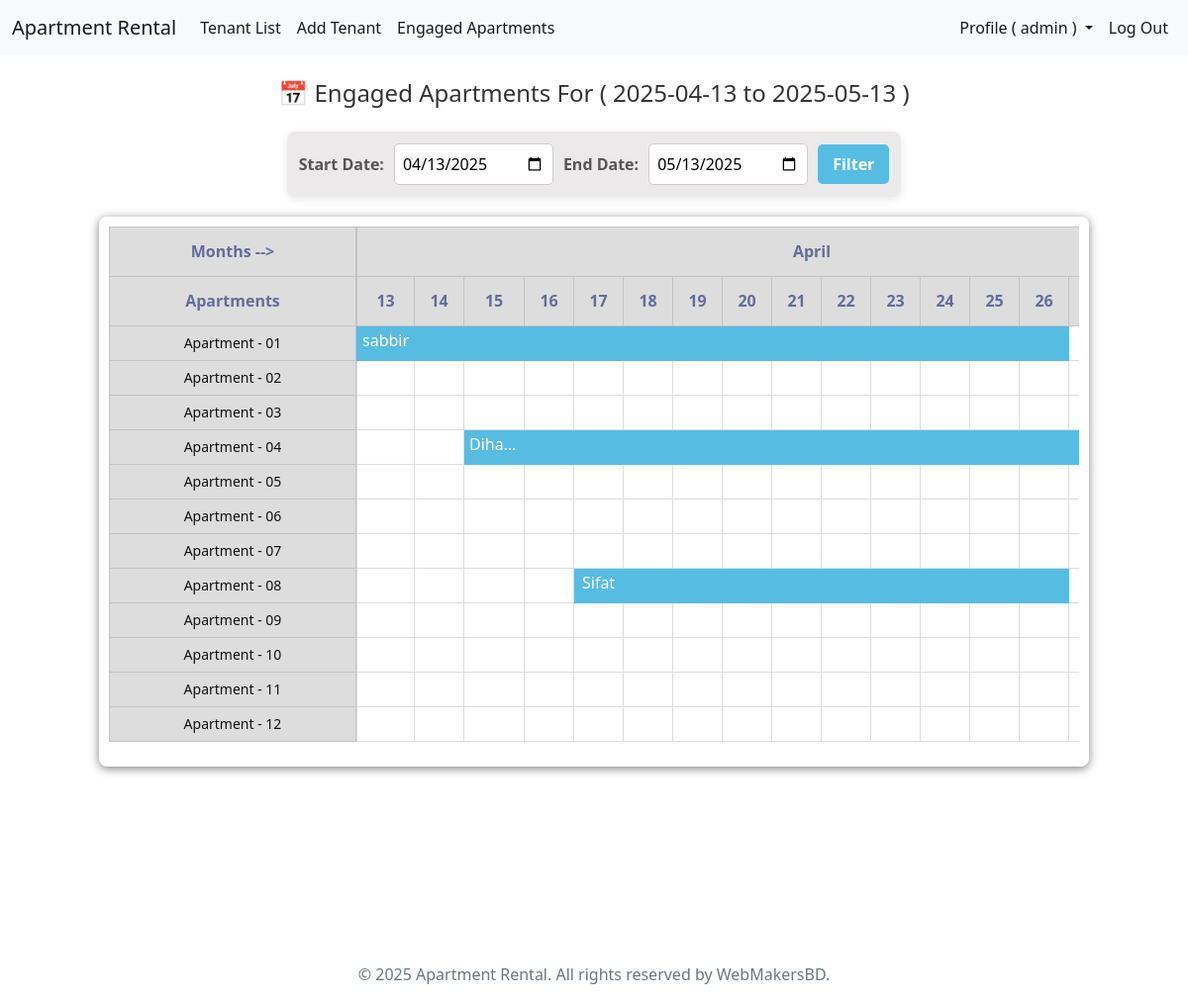
Screenshot of /calendar/engaged-apartments/ (signed in) with the database file from the repository.
### tenants/models.py (models this page shows, shortened)
class Apartment(models.Model):
    number = models.PositiveIntegerField(unique=True)
    is_booked = models.BooleanField(default=False)

class Tenant(models.Model):
    choices = [
        ('will_arrive', 'Will Arrive'),
        ('living', 'Living'),
        ('moved_out', 'Moved Out'),
    ]
    name = models.CharField(max_length=50)
    contact = models.CharField(max_length=15)
    apartment = models.ForeignKey(Apartment, on_delete=models.CASCADE)
    move_in_date = models.DateTimeField()
    move_out_date = models.DateTimeField(null=True, blank=True)
    remarks = models.TextField(blank=True, null=True, help_text="Additional details about the tenant.")
    status = models.CharField(max_length=15, choices=choices,)

### calendar_app/views.py (the view)
# urls.py: path('engaged-apartments/', views.engaged_apartments, name='engaged_apartments'),  # New view
def engaged_apartments(request):
    user = request.user
    if not (user.is_authenticated and user.is_superuser):
        messages.error(request, 'You have to log in as an Admin to access this page.')
        return redirect('login')
    start_date = request.GET.get('start_date', now().date())
    end_date = request.GET.get('end_date', now().date() + timedelta(days=30))
    start_date = datetime.strptime(str(start_date), "%Y-%m-%d").date()
    end_date = datetime.strptime(str(end_date), "%Y-%m-%d").date()
    date_range = [start_date + timedelta(days=i) for i in range((end_date - start_date).days + 1)]
    months_data = []
    current_month = date_range[0].month
    month_name = calendar.month_name[current_month]
    colspan = 0
    for day in date_range:
        if day.month == current_month:
            colspan += 1
        else:
            months_data.append({"month": month_name, "colspan": colspan})
            current_month = day.month
            month_name = calendar.month_name[current_month]
            colspan = 1
    if colspan > 0:
        months_data.append({"month": month_name, "colspan": colspan})
    engaged_apartments = Apartment.objects.prefetch_related('tenant_set').order_by('number')
    apartment_data = []
    for apartment in engaged_apartments:
        tenants = apartment.tenant_set.all().order_by("move_in_date")
        date_map = {day: {"day": "", "first_time": ""} for day in date_range}
        for tenant in tenants:
            move_in = tenant.move_in_date.date()
            move_out = tenant.move_out_date.date() if tenant.move_out_date else end_date
            first_time_triggered = False
            for i in range((move_out - move_in).days + 1):
                day = move_in + timedelta(days=i)
                if start_date <= day <= end_date:
                    date_map[day]["day"] = tenant.name
                    if not first_time_triggered:
                        date_map[day]["first_time"] = tenant.name
                        first_time_triggered = True
        apartment_data.append({
            "apartment": apartment,
            "date_list": list(date_map.values())
        })
    context = {
        "apartment_data": apartment_data,
        "start_date": start_date.strftime("%Y-%m-%d"),
        "end_date": end_date.strftime("%Y-%m-%d"),
        "date_range": date_range,
        "months_data": months_data,  # Pass months data to the template
    }
    return render(request, "calendar_app/engaged_apartments.html", context)

### templates/calendar_app/engaged_apartments.html (shortened to what this page needs)
{% extends 'base.html' %}
{% load static %}
{% block extra_head %}
<link rel="stylesheet" href="{% static 'css/calendar_app/engaged_apartments.css' %}">
{% endblock %}
{% block content %}
<h2 class="text-center m-4">📅 Engaged Apartments For ( {{ start_date }} to {{ end_date }} )</h2>
<div class="filter-form">
    <form method="GET">
        <label for="start_date">Start Date:</label>
        <input type="date" id="start_date" name="start_date" value="{{ start_date }}">
        <label for="end_date">End Date:</label>
        <input type="date" id="end_date" name="end_date" value="{{ end_date }}">
        <button type="submit">Filter</button>
    </form>
</div>
<div class="table-container col-10 me-auto ms-auto">
    <div class="left-table">
        <table>
            <thead>
                <tr>
                    <th class="months-header">Months --> </th>
                </tr>
                <tr>
                    <th class="apartment-header">Apartments</th>
                </tr>
            </thead>
            <tbody>
                {% for data in apartment_data %}
                    {% if data.apartment.number < 10 %}
                    <tr>
                        <td class="bg-gray">Apartment - 0{{ data.apartment.number }}</td>
                    </tr>
                    {% else %}
                    <tr>
                        <td class="bg-gray">Apartment - {{ data.apartment.number }}</td>
                    </tr>
                    {% endif %}
                {% endfor %}
            </tbody>
        </table>
    </div>
    <div class="right-table">
        <table>
            <thead>
                <tr>
                    {% for month in months_data %}
                        <th colspan="{{ month.colspan  }}" class="month-header">{{ month.month }}</th>
                    {% endfor %}
                </tr>
                <tr>
                    {% for day in date_range %}
                        <th>{{ day.day }}</th>
                    {% endfor %}
                </tr>
            </thead>
            <tbody>
                {% for data in apartment_data %}
                <tr>
                    {% for cell in data.date_list %}
                        <td class="{% if cell.day %}engaged{% endif %}" title="{{ cell.day }}">
                            {% if cell.first_time %}
                                <span class="cell-text">{{ cell.first_time|slice:":10" }}{% if cell.first_time|length > 10 %}...{% endif %}</span>
                            {% endif %}
                        </td>
                    {% endfor %}
                </tr>
                {% endfor %}
            </tbody>
        </table>
    </div>
</div>
{% endblock %}

### templates/base.html (shortened to what this page needs)
{% load static %}
<!DOCTYPE html>
<html lang="en">
  <head>
    <link
      href="https://cdn.jsdelivr.net/npm/bootstrap@5.0.2/dist/css/bootstrap.min.css"
      rel="stylesheet"
    />
    {% block extra_head %} {% endblock %}
  </head>
  <body>
    <header>
      <nav class="navbar navbar-expand-lg navbar-light bg-light">
        <div class="container-fluid">
            <a class="navbar-brand" href="{% url 'tenant_list' %}">Apartment Rental</a>
            <div class="collapse navbar-collapse" id="navbarSupportedContent">
                <ul class="navbar-nav me-auto mb-2 mb-lg-0">
                    <li class="nav-item">
                        <a class="nav-link active" aria-current="page" href="{% url 'tenant_list' %}">Tenant List</a>
                    </li>
                    <li class="nav-item">
                        <a class="nav-link active" href="{% url 'add_tenant' %}">Add Tenant</a>
                    </li>
                    <li class="nav-item">
                      <a class="nav-link active" href="{% url 'engaged_apartments' %}">Engaged Apartments</a>
                    </li>
                </ul>
                <ul class="navbar-nav ms-auto mb-2 mb-lg-0">
                    {% if user.is_authenticated %}
                    <li class="nav-item dropdown">
                      <a class="nav-link active dropdown-toggle" href="#" role="button" data-bs-toggle="dropdown" aria-expanded="false">
                       Profile ( {{ user.username }} )
                      </a>
                    </li>
                    <li class="nav-item">
                        <a class="nav-link active" href="{% url 'logout' %}">Log Out</a>
                    </li>
                    {% endif %}
                </ul>
            </div>
        </div>
    </nav>
    </header>
    <main>
      {% block content %}
      {% endblock %}
    </main>
    <br /><br /><br /><br /><br /><br /><br />
    <footer class="footer text-center text-muted">
      <p>&copy; 2025 Apartment Rental. All rights reserved by WebMakersBD.</p>
    </footer>
  </body>
</html>

### static/css/calendar_app/engaged_apartments.css (style rules this page uses)
h2 { text-align: center; color: #333; font-size: 24px; margin-bottom: 20px; }
.filter-form { display: flex; justify-content: center; align-items: center; width: 100%; margin: 0 auto; }
form { display: flex; justify-content: center; align-items: center; gap: 10px; margin-bottom: 20px; padding: 10px; background: #ebe9e9; border-radius: 8px; box-shadow: 0 2px 10px rgba(0, 0, 0, 0.1); }
form label { font-weight: bold; color: #555; white-space: nowrap; }
form input { padding: 8px; border: 1px solid #ccc; border-radius: 5px; }
form button { background-color: #57bce2; color: white; border: none; padding: 8px 15px; border-radius: 5px; cursor: pointer; font-weight: bold; transition: 0.3s; }
.table-container { display: flex; justify-content: center; overflow-x: auto; border-radius: 8px; margin-bottom: 30px; padding: 10px; background: #fff; box-shadow: 0 2px 10px rgba(0, 0, 0, 0.5); }
.left-table { width: 250px; left: 0; z-index: 2; white-space: nowrap; }
.left-table table { width: 250px; border-collapse: collapse; }
.left-table .apartment-header, .left-table .months-header, .right-table th { text-align: center; background-color: #DDDDDD; color: #646C9A; border: 1px solid #c3c3c3 !important; font-size: 16px; height: 50px; }
.right-table th { min-width: 50px; max-width: 50px; }
.left-table td, .right-table td { border: 1px solid #ddd; height: 35px; padding: 0px 5px; font-size: 14px; color: #555; text-align: center; cursor: pointer; }
.right-table { padding-bottom: 15px; overflow-x: auto; white-space: nowrap; flex-grow: 1; position: relative; max-width: calc(100% - 200px); }
.right-table table { width: 100%; border-collapse: collapse; }
.cell-text { display: inline-block; max-width: 50px; white-space: nowrap; overflow: hidden; text-overflow: ellipsis; }
td.engaged { position: relative; cursor: pointer; background-color: #57bce2; border: 1px solid #57bce2; color: white; text-align: center; }
@media screen and (min-width: 1025px) { .filter-form { width: 40%; } }
@media screen and (min-width: 1025px) { form { padding: 12px; } }
@media screen and (min-width: 1025px) { .table-container { flex-direction: row; } }
@media screen and (min-width: 1025px) { .left-table { width: 250px; } }
@media screen and (min-width: 1025px) { .right-table th, .right-table td { font-size: 16px; } }
.bg-gray { background-color: #dddddd; color: #111 !important; border: 1px solid #c3c3c3 !important; }

### rows the page displays
Apartment: apartment.number "1"
Apartment: apartment.number "2"
Apartment: apartment.number "3"
Apartment: apartment.number "4"
Apartment: apartment.number "5"
Apartment: apartment.number "6"
Apartment: apartment.number "7"
Apartment: apartment.number "8"
Apartment: apartment.number "9"
Apartment: apartment.number "10"
Apartment: apartment.number "11"
Apartment: apartment.number "12"
Tenant: first_time "sabbir"
Tenant: first_time "Diha…"
Tenant: first_time "Sifat"

### other values shown
{{ user.username }} "admin"
{{ start_date }} "2025-04-13"
{{ end_date }} "2025-05-13"
{{ month.month }} "April"
{{ day.day }} "13" "14" "15" "16" "17" "18" "19" "20" "21" "22" "23" "24" "25" "26"
